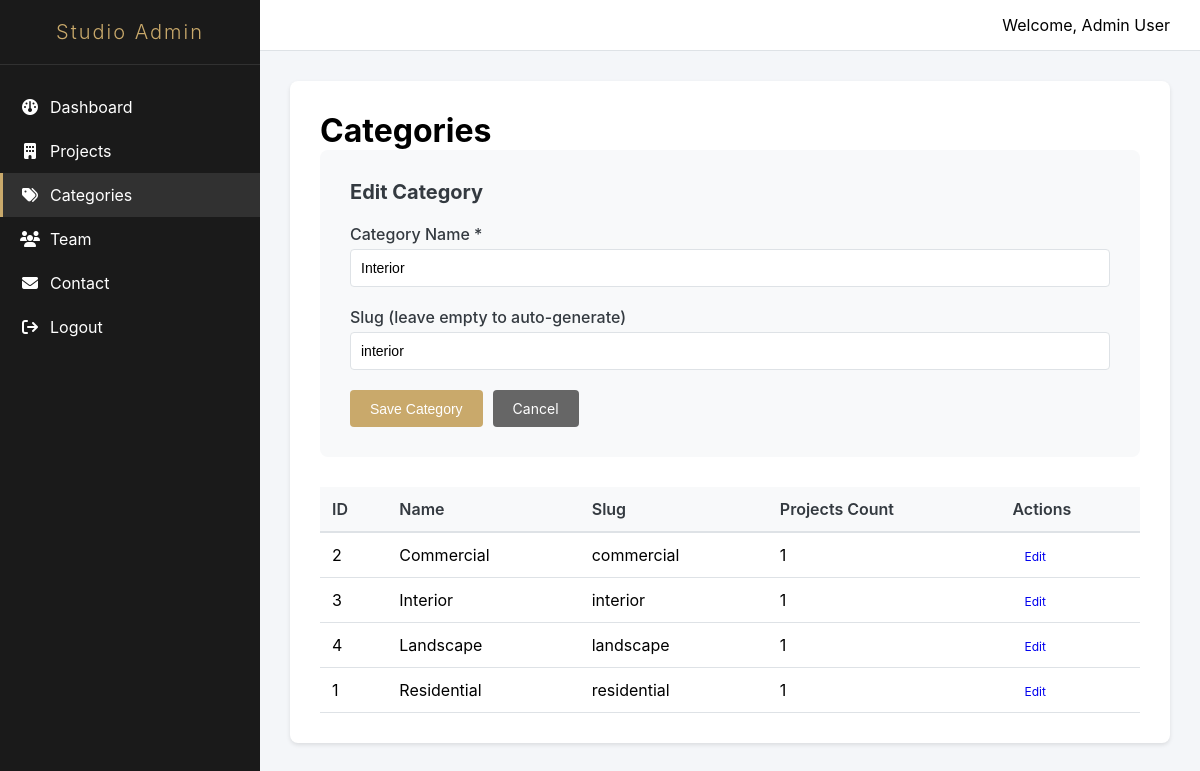
Page /admin/categories.php?edit=3 (signed in) on the committed database.
### tables this page shows
CREATE TABLE categories (
    id INT AUTO_INCREMENT PRIMARY KEY,
    name VARCHAR(50) NOT NULL UNIQUE,
    slug VARCHAR(50) NOT NULL UNIQUE,
    created_at TIMESTAMP DEFAULT CURRENT_TIMESTAMP
);

### admin/categories.php (the view, shortened to what this page needs)
<?php
$db = Database::getInstance()->getConnection();
$editCategory = null;
if (isset($_GET['edit'])) {
    $stmt = $db->prepare("SELECT * FROM categories WHERE id = ?");
    $stmt->execute([(int)$_GET['edit']]);
    $editCategory = $stmt->fetch();
}
$categories = $db->query("SELECT * FROM categories ORDER BY name")->fetchAll();
include __DIR__ . '/includes/header.php';
?>
<div class="admin-content">
    <h1>Categories</h1>
    <div class="form-container">
        <h2><?php echo $editCategory ? 'Edit Category' : 'Add New Category'; ?></h2>
        <form method="POST">
            <div class="form-group">
                <label for="name">Category Name *</label>
                <input type="text" id="name" name="name" required
                       value="<?php echo $editCategory ? $editCategory['name'] : ''; ?>">
            </div>
            <div class="form-group">
                <label for="slug">Slug (leave empty to auto-generate)</label>
                <input type="text" id="slug" name="slug"
                       value="<?php echo $editCategory ? $editCategory['slug'] : ''; ?>">
            </div>
            <div class="form-actions">
                <button type="submit" class="btn-primary">Save Category</button>
                <?php if ($editCategory): ?>
                <a href="categories.php" class="btn-secondary">Cancel</a>
                <?php endif; ?>
            </div>
        </form>
    </div>
    <table class="data-table">
        <thead>
            <tr>
                <th>ID</th>
                <th>Name</th>
                <th>Slug</th>
                <th>Projects Count</th>
                <th>Actions</th>
            </tr>
        </thead>
        <tbody>
            <?php foreach ($categories as $category): ?>
            <?php
            $stmt = $db->prepare("SELECT COUNT(*) FROM projects WHERE category_id = ?");
            $stmt->execute([$category['id']]);
            $projectCount = $stmt->fetchColumn();
            ?>
            <tr>
                <td><?php echo $category['id']; ?></td>
                <td><?php echo $category['name']; ?></td>
                <td><?php echo $category['slug']; ?></td>
                <td><?php echo $projectCount; ?></td>
                <td class="actions">
                    <a href="?edit=<?php echo $category['id']; ?>" class="btn-small">Edit</a>
                </td>
            </tr>
            <?php endforeach; ?>
        </tbody>
    </table>
</div>
<?php include __DIR__ . '/includes/footer.php'; ?>

### assets/css/admin.css (style rules this page uses)
:root { --primary: #1a1a1a; --secondary: #666666; --accent: #c9a96b; --success: #28a745; --danger: #dc3545; --warning: #ffc107; --light: #f8f9fa; --dark: #343a40; --border: #dee2e6; }
* { margin: 0; padding: 0; box-sizing: border-box; }
body { font-family: -apple-system, BlinkMacSystemFont, 'Segoe UI', Roboto, Oxygen, Ubuntu, sans-serif; background: #f4f6f9; }
.admin-content { background: #fff; border-radius: 8px; padding: 30px; box-shadow: 0 2px 4px rgba(0,0,0,0.1); }
.form-container { background: var(--light); padding: 30px; border-radius: 8px; margin-bottom: 30px; }
.form-container h2 { margin-bottom: 20px; color: var(--dark); font-size: 20px; }
.form-group { margin-bottom: 20px; }
.form-group label { display: block; margin-bottom: 5px; font-weight: 500; color: var(--dark); }
.form-group input[type="text"], .form-group input[type="email"], .form-group input[type="number"], .form-group input[type="password"], .form-group select, .form-group textarea { width: 100%; padding: 10px; border: 1px solid var(--border); border-radius: 4px; font-size: 14px; transition: border-color 0.3s; }
.form-actions { display: flex; gap: 10px; margin-top: 20px; }
.btn-primary, .btn-secondary, .btn-danger { padding: 10px 20px; border: none; border-radius: 4px; font-size: 14px; cursor: pointer; text-decoration: none; display: inline-block; transition: all 0.3s; }
.btn-primary { background: var(--accent); color: #fff; }
.btn-secondary { background: var(--secondary); color: #fff; }
.btn-small { padding: 5px 10px; font-size: 12px; border-radius: 3px; text-decoration: none; margin: 0 2px; }
.data-table { width: 100%; border-collapse: collapse; margin-top: 20px; }
.data-table thead { background: var(--light); }
.data-table th { padding: 12px; text-align: left; font-weight: 600; color: var(--dark); border-bottom: 2px solid var(--border); }
.data-table td { padding: 12px; border-bottom: 1px solid var(--border); }
.data-table .actions { white-space: nowrap; }

### rows in the picture
categories: name "Interior", slug "interior", id "3", projectCount "1"
categories: id "2", name "Commercial", slug "commercial", projectCount "1"
categories: id "4", name "Landscape", slug "landscape", projectCount "1"
categories: id "1", name "Residential", slug "residential", projectCount "1"

### other values in the picture
$_SESSION['user_name'] "Admin User"
